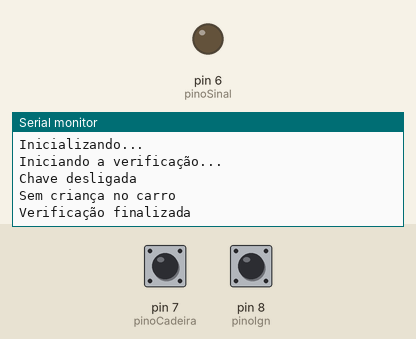
Simulated run of this sketch. Board: Arduino Uno, built with avr-gcc and run on an emulated ATmega328P. Parts: output pins drawn as LEDs (lit = HIGH), the last lines printed to the serial monitor. The inputs (shaded band) are chosen by the test bench; at power-on: pin 7 (pinoCadeira) HIGH, pin 8 (pinoIgn) HIGH. The modem accepts every AT command (registered, SIM ready, sends succeed) and sends nothing else.

Above: at 2.2 s.
2.3 s: pin 7 (pinoCadeira) pulled LOW for 2.45 s
At 4.9 s:
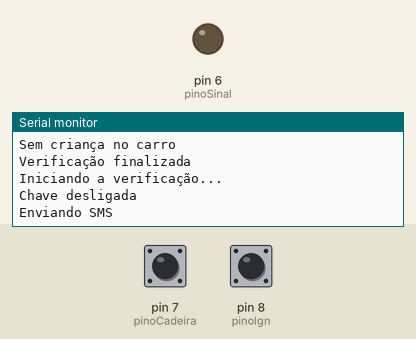
9.5 s: pin 8 (pinoIgn) pulled LOW for 2.45 s
At 10.9 s:
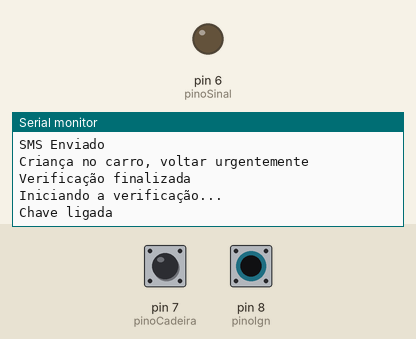

The sketch:

cadeira.ino
```cpp
    #include <SoftwareSerial.h>
    #define SIM800_TX 10
    #define SIM800_RX 11
    SoftwareSerial sim800(SIM800_TX,SIM800_RX); // DECLARADOS OS PINOS RX(11) E TX(10) QUE SERÁ USADO
    const int pinoResetGSM = 2; //PINO DIGITAL UTILIZADO PARA RESETAR O SIM800
    const int pinoSinal = 6; //PINO DIGITAL UTILIZADO PARA SINAL DE SAÍDA
    const int pinoCadeira = 7; //PINO DIGITAL UTILIZADO PELA CHAVE FIM DE CURSO
    const int pinoIgn = 8; //PINO DIGITAL UTILIZADO PELA CHAVE DE IGNIÇÃO
void setup()
{
      Serial.begin(9600);//INICIA A BIBLIOTECA SERIAL
      sim800.begin(9600);
      delay(1000);
      Serial.println("Inicializando...");//EXIBE NO MONITOR SERIAL O TEXTO INFORMADO
      pinMode(pinoSinal, OUTPUT); //DEFINE O PINO COMO SAÍDA
      pinMode(pinoCadeira, INPUT_PULLUP); //DEFINE O PINO COMO ENTRADA / "_PULLUP" É PARA ATIVAR O RESISTOR INTERNO DO ARDUINO PARA GARANTIR QUE NÃO EXISTA FLUTUAÇÃO ENTRE 0 (LOW) E 1 (HIGH)
      pinMode(pinoIgn, INPUT_PULLUP); //DEFINE O PINO COMO ENTRADA / "_PULLUP" É PARA ATIVAR O RESISTOR INTERNO DO ARDUINO PARA GARANTIR QUE NÃO EXISTA FLUTUAÇÃO ENTRE 0 (LOW) E 1 (HIGH)
}
void loop()
{
  Serial.println("Iniciando a verificação...");//EXIBE NO MONITOR SERIAL O TEXTO INFORMADO
  delay(1000);
    digitalWrite(pinoSinal, LOW);// EMITE O SINAL LOW NO PINO DE SAÍDA
    if(digitalRead(pinoIgn) == LOW){ //SE A LEITURA DO PINO IGNIÇÃO FOR IGUAL A LOW, FAZ:
      Serial.println("Chave ligada");}//EXIBE NO MONITOR SERIAL O TEXTO INFORMADO
    else{
      Serial.println("Chave desligada");//EXIBE NO MONITOR SERIAL O TEXTO INFORMADO
  digitalWrite(pinoSinal, LOW);// EMITE O SINAL LOW NO PINO DE SAÍDA
    if(digitalRead(pinoCadeira) == LOW){ //SE A LEITURA DO PINO FOR IGUAL A LOW, FAZ:
      Serial.println("Enviando SMS");//EXIBE NO MONITOR SERIAL O TEXTO INFORMADO
      sim800.write("AT+CMGF=1\r\n"); // Ativa SMS em modo texto
      delay(1000);
      sim800.write("AT+CMGS=\"34991958864\"\r\n"); // DEFINE O CELULAR A RECEBER O SMS (VER COMO COLOCAR EM STRING IGUAL O TEXTO)
      delay(1000);
      sim800.write("Criança no carro, voltar urgentemente"); // CORPO DO SMS DEFINIDO NA STRING texto
      delay(1000);
      sim800.write((char)26); // Caractere de FIM de texto e ENVIO
      delay(1000);
      Serial.println("SMS Enviado");//EXIBE NO MONITOR SERIAL O TEXTO INFORMADO
      Serial.println("Criança no carro, voltar urgentemente");//EXIBE NO MONITOR SERIAL O TEXTO ARMAZENADO
       }
    else{
      Serial.println("Sem criança no carro");}//EXIBE NO MONITOR SERIAL O TEXTO INFORMADO
  Serial.println("Verificação finalizada");//EXIBE NO MONITOR SERIAL INFORMANDO QUE FINALIZOU O PROCESSO
  }
delay(1000);
}
```

Measured:
- after the input at 2.3 s, the serial monitor: prints a new line after 1.7 s (image 1)
- after the input at 9.5 s, the serial monitor: prints a new line after 0.59 s (image 2)
